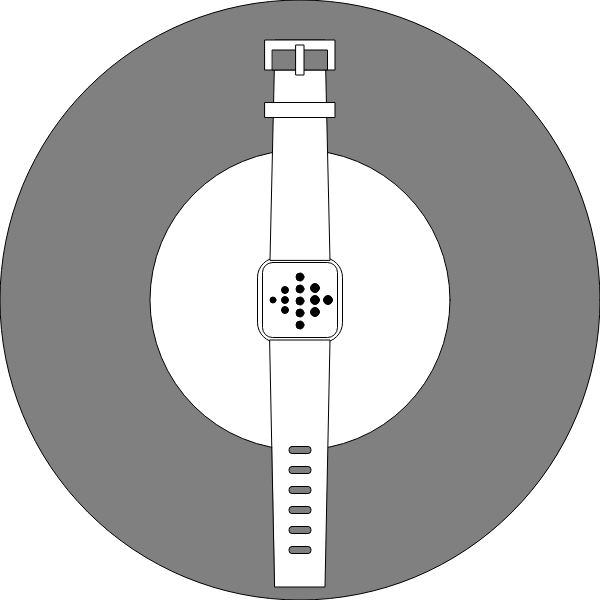
Frame 1 (no input)
Frame 60 (no input): identical to frame 1, image omitted
Frame 120 (the mouse pressed at the canvas centre since frame 60): identical to frame 1, image omitted

The p5.js sketch that drew this single still picture (run headless with seeded random() and noise() and a simulated clock; from frame 60 on, the mouse is pressed at the canvas centre):

// p5.js sketch
// ── sketch.js
function setup() {
  createCanvas(600, 600);
  angleMode(DEGREES);
}

function draw() {
  background(255, 255, 255);
  push();
  fill(128,128,128);
  circle(300,300,600)
  pop();
  push();
  stroke(0)
  circle(300,300,300)
  pop();
  //dial diagram
  rectMode(CENTER);
  stroke(0);
  rect(300, 300, 85, 85, 20);
  stroke(0);
  rect(300, 300, 75, 75, 10);
  //belt
  quad(270, 260, 275, 40, 325, 40, 330, 260);
  quad(270, 340, 330, 340, 325, 587, 275, 587);
  stroke(0);
  rectMode(CENTER);
  rect(300, 110, 70, 15);
  //punch holes
  rectMode(CENTER);
  push();
  y = 550;
  for (let i = 0; i < 6; i++) {
    fill(128, 128, 128);
    rect(300, y, 22, 7, 3);
    y = y - 20;
  }

  pop();
  //buckle
  rectMode(CENTER);
  rect(300, 55, 70, 30);
  push();
  fill(128, 128, 128);
  rect(300, 60, 55, 20);
  pop();
  rect(300, 60, 8, 30);
  //logo
  push();
  fill(0,0,0);
  y = 325;//3rd column
  for (let i = 0; i < 5; i++) {
    ellipse(300,y,8,8);
    y = y - 12;
  }
  y = 310;//2nd column
  for (let i = 0; i < 3; i++) {
    ellipse(285,y,7,7);
    y = y - 10;
  }
  y = 312;//4th column
  for (let i = 0; i < 3; i++) {
    ellipse(315,y,9,9);
    y = y - 12;
  }
   ellipse(273,300,6,6);//1 st column
  ellipse(328,300,9,9);//5th column
  pop();





}
